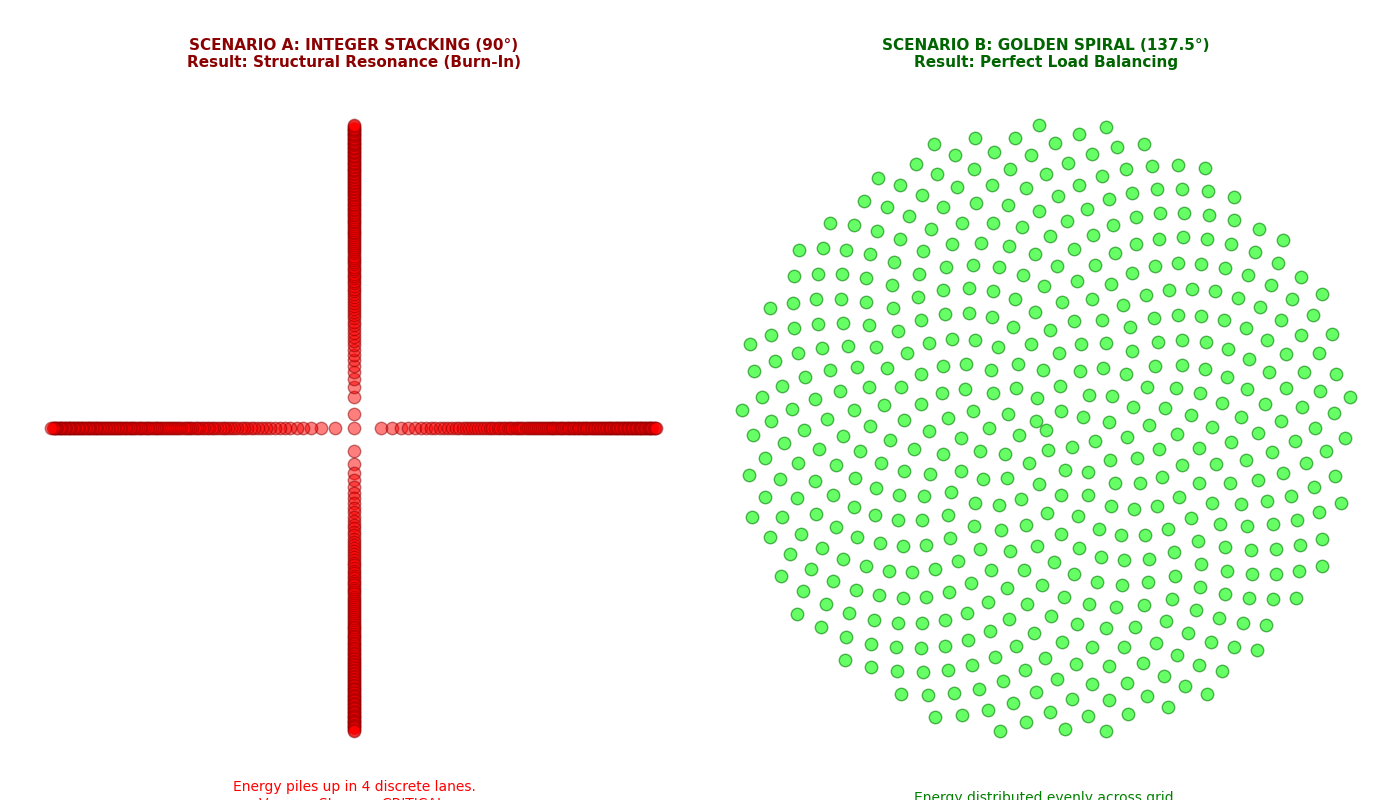

Here is the Python script that generated this plot:
# ==============================================================================
# SOVEREIGN COPYRIGHT (C) 2026 TIMOTHY JOHN KISH
# SCRIPT: fibonacci_heat_map.py
# TARGET: Proving the Golden Ratio prevents Vacuum Resonance Burn-In
# ==============================================================================

import numpy as np
import matplotlib.pyplot as plt

def run_fibonacci_audit():
    print("[*] INITIALIZING VACUUM LOAD BALANCER AUDIT")
    
    # 1. SETUP THE SIMULATION POINTS
    points_count = 500
    indices = np.arange(0, points_count, dtype=float)
    r = np.sqrt(indices)
    
    # 2. SCENARIO A: INTEGER STACKING (90 Degrees)
    theta_stack = indices * (np.pi / 2) 
    x_stack = r * np.cos(theta_stack)
    y_stack = r * np.sin(theta_stack)

    # 3. SCENARIO B: GOLDEN SPIRAL (137.5 Degrees)
    golden_angle = np.pi * (3 - np.sqrt(5)) 
    theta_gold = indices * golden_angle
    x_gold = r * np.cos(theta_gold)
    y_gold = r * np.sin(theta_gold)

    # 4. VISUALIZATION
    fig, axes = plt.subplots(1, 2, figsize=(14, 8)) # Increased height slightly
    
    # Plot A: The Failure
    axes[0].scatter(x_stack, y_stack, c='red', s=80, alpha=0.5, edgecolor='darkred')
    axes[0].set_title("SCENARIO A: INTEGER STACKING (90°)\nResult: Structural Resonance (Burn-In)", fontsize=11, fontweight='bold', color='darkred', pad=20)
    axes[0].set_aspect('equal')
    axes[0].axis('off')
    axes[0].text(0, -28, "Energy piles up in 4 discrete lanes.\nVacuum Stress = CRITICAL.", ha='center', color='red')

    # Plot B: The Success
    axes[1].scatter(x_gold, y_gold, c='lime', s=80, alpha=0.6, edgecolor='green')
    axes[1].set_title("SCENARIO B: GOLDEN SPIRAL (137.5°)\nResult: Perfect Load Balancing", fontsize=11, fontweight='bold', color='darkgreen', pad=20)
    axes[1].set_aspect('equal')
    axes[1].axis('off')
    axes[1].text(0, -28, "Energy distributed evenly across grid.\nVacuum Stress = NOMINAL.", ha='center', color='green')

    # FIX: Adjust layout to prevent title clipping
    plt.tight_layout(rect=[0, 0.03, 1, 0.90]) 
    
    plt.savefig('fibonacci_heat_map.png')
    print("[*] PROOF GENERATED: fibonacci_heat_map.png")

if __name__ == "__main__":
    run_fibonacci_audit()